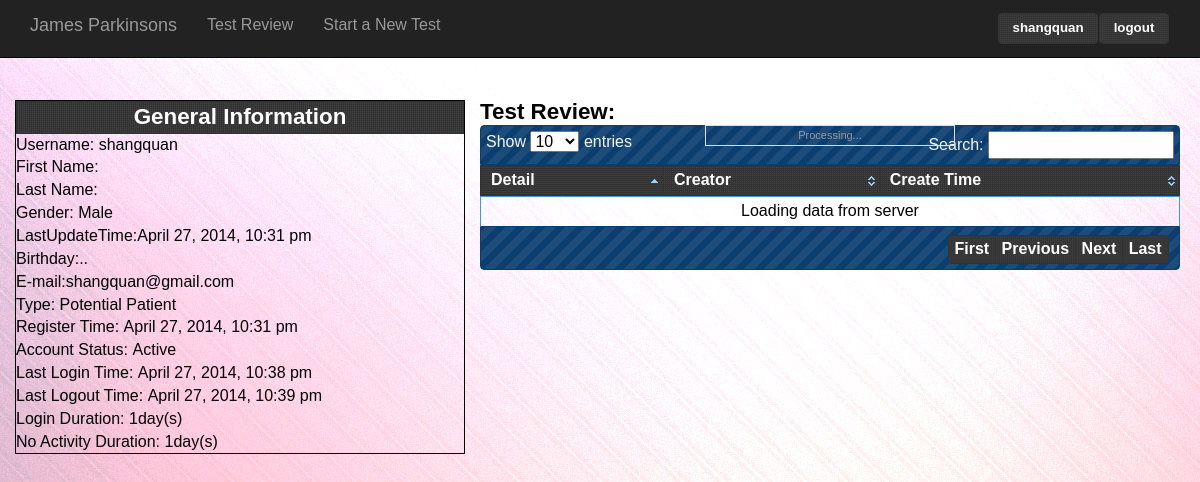
The app's page /test_review.php (signed in) with its own data.
### tables this page shows
CREATE TABLE IF NOT EXISTS `usr_UserAccount` (
  `UserName` varchar(20) NOT NULL,
  `Password` varchar(100) NOT NULL,
  `FirstName` varchar(20) DEFAULT NULL,
  `LastName` varchar(20) DEFAULT NULL,
  `Gender` tinyint(4) DEFAULT NULL,
  `LastUpdateTime` int(11) DEFAULT NULL,
  `BirthdayMonth` tinyint(4) DEFAULT NULL,
  `BirthdayDay` tinyint(4) DEFAULT NULL,
  `BirthdayYear` int(4) DEFAULT NULL,
  `Email` varchar(50) NOT NULL,
  `NailPicture` varchar(100) DEFAULT NULL,
  PRIMARY KEY (`UserName`),
  UNIQUE KEY `Email` (`Email`)
);

CREATE TABLE IF NOT EXISTS `usr_UserStatistics` (
  `UserName` varchar(20) NOT NULL,
  `RegisterTime` int(11) NOT NULL,
  `ActivationKey` varchar(100) DEFAULT NULL,
  `AccountStatus` binary(8) DEFAULT NULL,
  `LastLoginTime` int(11) DEFAULT NULL,
  `LastLogoutTime` int(11) DEFAULT NULL,
  `LoginDuration` int(11) DEFAULT NULL,
  `NoActivityDuration` int(11) DEFAULT NULL,
  `WildCards` varchar(100) DEFAULT NULL,
  `Authority` int(11) DEFAULT NULL,
  `Level` int(11) NOT NULL DEFAULT '0',
  PRIMARY KEY (`UserName`)
);

### system/Database_UserFunction.php (called while the page is built, shortened)
<?php
	function checkUsername($username)
	{
		$query = "SELECT * FROM usr_UserAccount WHERE UserName='$username'";
		$result = runQuery($query);
		$num=0;
		foreach ($result as $row)
			$num++;
		if ($num>0)
			return true;
		else
			return false;
	}
	function getDuration($time)
	{
		$milliSecondPerDay=1000*24*60*60;
		$day=$time/$milliSecondPerDay;
		$day=(int)$day;
		if ($time>$day*$milliSecondPerDay)
			return $day+1;
		else
			return $day;
	}
	function getUserInfo($username)
	{
		$query = "SELECT * FROM usr_UserAccount WHERE UserName='$username'";
		$result = runQuery($query);
		foreach ($result as $row)
			return $row;
	}
	function getAccountActivity($username)
	{
		$query = "SELECT * FROM usr_UserStatistics WHERE UserName='$username'";
		$result = runQuery($query);
		foreach ($result as $row)
			return $row;
	}
?>

### system/DatabaseUtility.php (called while the page is built, shortened)
<?php
require_once('Database_UserFunction.php');
function runQuery($query) {
	$result = $GLOBALS['mysqli']->query($query) or die(errorMessage($query));
	$dataSource = array();
	while($row = $result->fetch_array(MYSQLI_ASSOC)) {
		$dataSource[] = $row;
	}
	return $dataSource;
}
?>

### session.php (called while the page is built, shortened)
<?php
	require_once('system/DatabaseUtility.php');
	if (isset($_SESSION['name']) && $_SESSION['name']!='Guest' && checkUsername($_SESSION['name']))
	{
		$result = getAccountActivity($_SESSION['name']);
	}
	else
	{
		setcookie("PHPSESSID",session_id());
		$_SESSION['name']="Guest";
		$_SESSION['output'] = '<a id="Login">Login</a><a herf="#" id="Sign_up" >Sign up</a>';
		$_SESSION['status'] = "offline";
		$_SESSION['level'] = 0;
	}
?>

### test_review.php (the view, shortened to what this page needs)
<?php
require_once('session.php');
require_once('DatabaseUtility.php');
?>
<!DOCTYPE html>
<html lang="en">
  <head>
    <link href="css/bootstrap.min.css" rel="stylesheet">
    <link href="css/account.css" rel="stylesheet">
    <link type="text/css" href="css/jquery-ui-1.9.2.custom.css" rel="stylesheet" />
    <link type="text/css" href="css/site.css" rel="stylesheet" />
    <link type="text/css" href="css/table.css" rel="stylesheet" />
    <link type="text/css" href="css/userAccount.css" rel="stylesheet" />
    <link type="text/css" href="css/font-awesome.css" rel="stylesheet" />
    <link type="text/css" href="css/contextmenu.css" rel="stylesheet" />
    <link rel="stylesheet" href="css/stylesheets/jquery.treetable.css" />
    <link rel="stylesheet" href="css/stylesheets/jquery.treetable.theme.default.css" />
    <link href="css/jumbotron.css" rel="stylesheet">
  </head>
  <body>
    <div class="navbar navbar-inverse navbar-fixed-top" role="navigation">
      <div class="container">
        <div class="navbar-header">
          <a class="navbar-brand" href="index.php">James Parkinsons</a>
        </div>
        <div class="navbar-collapse collapse">
          <ul class="nav navbar-nav">
            <li><a href="test_review.php">Test Review</a></li>
            <li><a href="test_step1.php">Start a New Test</a></li>
          </ul>
          <form class="navbar-form navbar-right" role="form">
             <div id="account">
              <div id="account_status" class="group ui-corner-all"><?php print $_SESSION['output']; ?></div>
            </div>
          </form>
        </div>
      </div>
    </div>
    <div id="advanced_container">
      <div class="col-md-3">
        <table class="box">
          <thead>
            <tr>
              <th class='ui-state-default'><h3>General Information</h3></th>
            </tr>
          </thead>
          <tbody>
  <?php
    $result=getUserInfo($_SESSION['name']);
  ?>
            <tr>
              <td>
                <label class="label_name">Username: </label> <label><?php echo $result['UserName']?></label><br />
              </td>
            </tr>
            <tr>
              <td>
                <label class="label_name">First Name: </label> <label><?php echo $result['FirstName']?></label><br />
              </td>
            </tr>
            <tr>
              <td>
                <label class="label_name"> Last Name: </label> <label><?php echo $result['LastName']?></label><br />
              </td>
            </tr>
            <tr>
              <td>
                <label class="label_name">Gender: </label>
                <label><?php if ($result['Gender']==0) echo "Male";?></label>
                <label><?php if ($result['Gender']==1) echo "Female";?></label><br />
              </td>
            </tr>
            <tr>
              <td>
                <label class="label_name">LastUpdateTime: </label><label><?php echo date("F j, Y, g:i a",$result['LastUpdateTime'])?></label><br />
              </td>
            </tr>
            <tr>
              <td>
                <label class="label_name">Birthday: </label><?php echo $result['BirthdayMonth'].".".$result['BirthdayDay'].".".$result['BirthdayYear']?><br />
              </td>
            </tr>
            <tr>
              <td>
                <label class="label_name">E-mail: </label><label><?php echo $result['Email']?></label><br />
              </td>
            </tr>
            <tr>
              <td>
  <?php
    $result=getAccountActivity($_SESSION['name']);
  ?>
                <label class="label_name">Type: </label> <label><?php if($result['Level'] == 1) echo "Potential Patient"; else echo "Physician";?></label><br />
              </td>
            </tr>
            <tr>
              <td>
                <label class="label_name">Register Time: </label> <label><?php echo date("F j, Y, g:i a", $result['RegisterTime'])?></label><br />
              </td>
            </tr>
            <tr>
              <td>
                <label class="label_name">Account Status: </label> <label><?php echo  "Active"?></label><br />
              </td>
            </tr>
            <tr>
              <td>
                <label class="label_name">Last Login Time: </label> <label><?php echo date("F j, Y, g:i a", $result['LastLoginTime'])?></label><br />
              </td>
            </tr>
            <tr>
              <td>
                <label class="label_name">Last Logout Time: </label> <label><?php echo date("F j, Y, g:i a", $result['LastLogoutTime'])?></label><br />
              </td>
            </tr>
            <tr>
              <td>
                <label class="label_name">Login Duration: </label> <label><?php echo getDuration($result['LoginDuration'])."day(s)";?></label><br />
              </td>
            </tr>
            <tr>
              <td>
                <label class="label_name">No Activity Duration: </label> <label><?php echo getDuration($result['NoActivityDuration'])."day(s)";?></label><br />
              </td>
            </tr>
          </tbody>
        </table>
      </div>
      <div id="container" class="col-md-10">
          <span class="txt_bold txt_align_top"><h3>Test Review:</h3></span>
          <div id="test-list">
            <table cellpadding="0" cellspacing="0" border="0" class="display" id="alert">
              <thead>
                <tr>
                  <th>Detail</th>
                  <th>Creator</th>
                  <th>Create Time</th>
                </tr>
              </thead>
              <tbody>
                <tr>
                  <td colspan="5" class="dataTables_empty">Loading data from server</td>
                </tr>
              </tbody>
            </table>
          </div>
      </div>
    </div>
  </body>
</html>

### css/account.css (style rules this page uses)
.group:before, .group:after { content:""; display:table; }
.group:after { clear:both; }
.group { zoom:1; }
#account_status { padding:5px 0px; text-align:right; }
#account_status a { font-size:10pt; }
body { font-size: 12pt; }

### css/site.css (style rules this page uses)
html, body, div, span, applet, object, iframe, h1, h2, h3, h4, h5, h6, p, blockquote, pre, a, abbr, acronym, address, big, cite, code, del, dfn, em, font, img, ins, kbd, q, s, samp, small, strike, strong, sub, sup, tt, var, dl, dt, dd, ol, ul, li, fieldset, form, label, legend { border:0pt none; font-family:inherit; font-size:100%; font-style:inherit; font-weight:inherit; margin:0pt; padding:0pt; vertical-align:baseline; }
body { font-family: Lucida Grande, Lucida Sans, Arial, sans-serif; color: black; background-position:center top; background-repeat:repeat-y; font-size: 100%; font-weight: normal; height: 100%; }
h1,h2,h3,h4,h5,h6 { font-weight: bold; }
h3 { font-size: 1.4em; }
a, a:visited { color: #ffffff; text-decoration: none; }
.txt_bold { font-weight: bold; }
.txt_align_top { vertical-align: text-top; valign: top; }
table.box { width: 100%; margin-bottom:20px; border-collapse:separate; border-spacing:0; border: 1px solid; }
table.box thead tr th { padding: 3px; border-radius:0 0 0 0; font-weight:bold; text-align:center; }

### css/table.css (style rules this page uses)
#container { width: 700px; margin: 100px auto; padding: 0; }
#advanced_container { margin: auto; position: absolute; top: 0; bottom: 0; left: 0; right: 0; width: 1200px; }
table.display thead th { padding: 3px 0px 3px 10px; cursor: pointer; * cursor: hand; }
table.display { margin: 0 auto; width: 100%; clear: both; border-collapse: collapse; }
table.display td { padding: 3px 20px; }
table.display tr { border-top: 1px solid #4297d7; border-left: 1px solid #4297d7; border-right: 1px solid #4297d7; }
.dataTables_empty { text-align: center; }

### css/jumbotron.css (style rules this page uses)
body { padding-top: 50px; padding-bottom: 20px; }

### records on screen
usr_useraccount: UserName "shangquan", LastUpdateTime "April 27, 2014, 10:31 pm", Email "shangquan@gmail.com"
usr_userstatistics: RegisterTime "April 27, 2014, 10:31 pm", LastLoginTime "April 27, 2014, 10:38 pm", LastLogoutTime "April 27, 2014, 10:39 pm", LoginDuration "1", NoActivityDuration "1"

### other values on screen
$_SESSION['output'] "shangquan logout"
